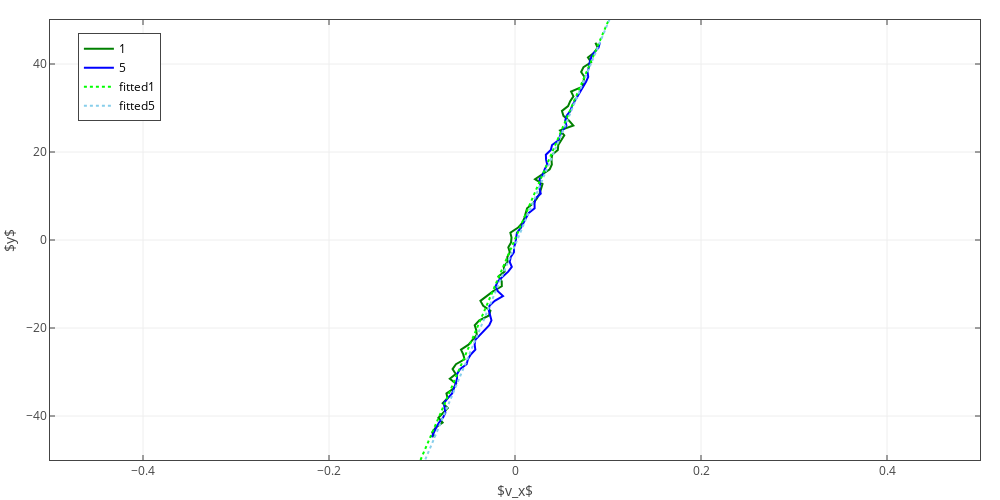

Notebook source saved alongside this figure:
### Code cell
fig = go.Figure(data=mydata[0], layout=layout)
# py.iplot(fig, filename='RMSDX')
iplot(fig)
# pio.write_image(fig, 'rmsdx1.png', format='png', scale=5)
# print("Done saving image!")
